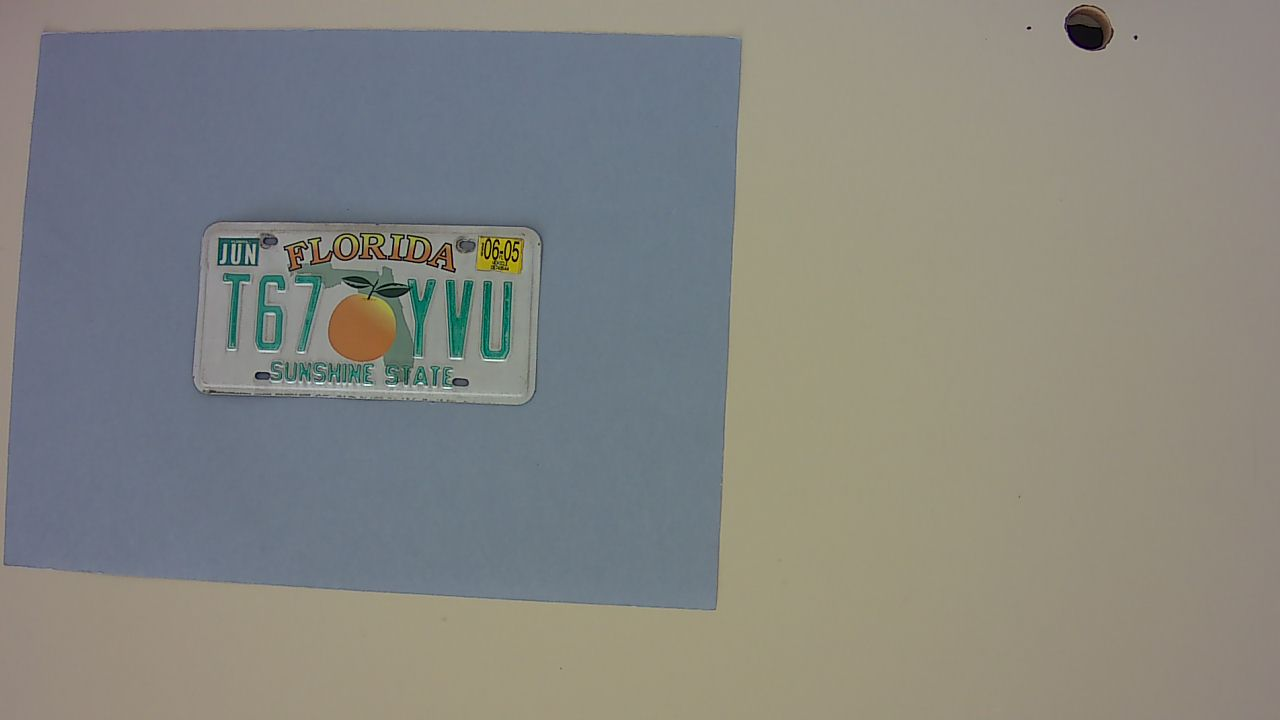
%> input picture images/problem1-1/afternoon/1432/T67YVU.png, 1280 x 720 px; its folder holds only this picture in this run
$ octave --eval "problem1;"   (GNU Octave 9; MATLAB toolbox functions it lacks are replaced by stand-ins)
%> lines starting %> are read from the running program, lines starting %| are printed output that depends on the picture; in (x1, y1, x2, y2) boxes, pixels count from 0 and x2, y2 are one past the last pixel; in counts of white or black regions, pixels touching at a corner belong together; the program's own positions count from 1
%> pass 2 of the loop in loadTemplates, `for i = 1:length(symbols)`:
function [] = problem1()
    % Carga la lista de ficheros de imágenes y las plantillas de caracteres
    filelist  = loadFiles();
    templates = loadTemplates();

    for i = 1:length(filelist)
        %% 1. Lectura de la imagen
        file = filelist(i);
        im   = imread(fullfile(file.folder, file.name));
%> im is the input picture: size 720x1280x3 uint8; mean R, G, B 133.2, 133.5, 127.9

        %% 2. Detección de la región de la matrícula
        % Devuelve la placa recortada y las imágenes en cada fase
        [imPlate, imOriginal, imMasked, imClean] = detectPlateRegion(im);
%> in colorFilter, `hsv     = rgb2hsv(im);`: hsv: size 720x1280x3 double; mean H, S, V 0.307, 0.178, 0.562
%> in colorFilter, `h = hsv(:,:,1)`:
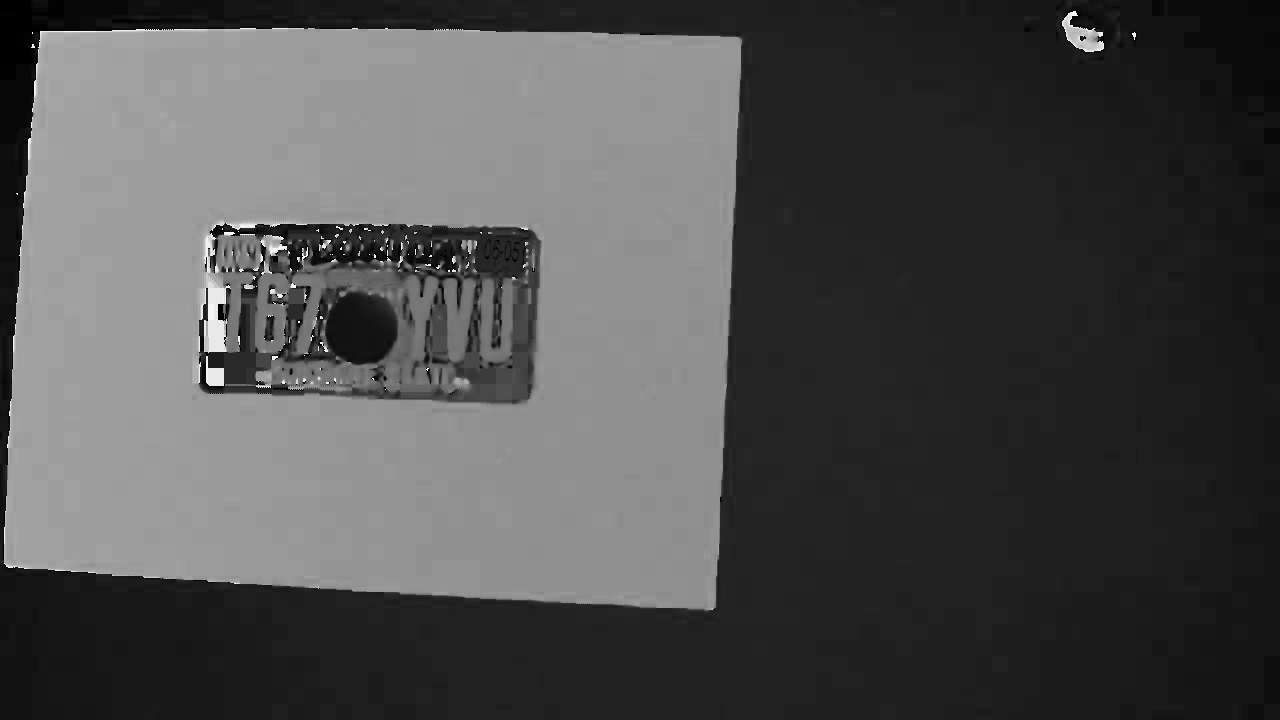
%> h: size 720x1280 double; min 0, max 0.996, mean 0.307
%> in colorFilter, `s = hsv(:,:,2)`:
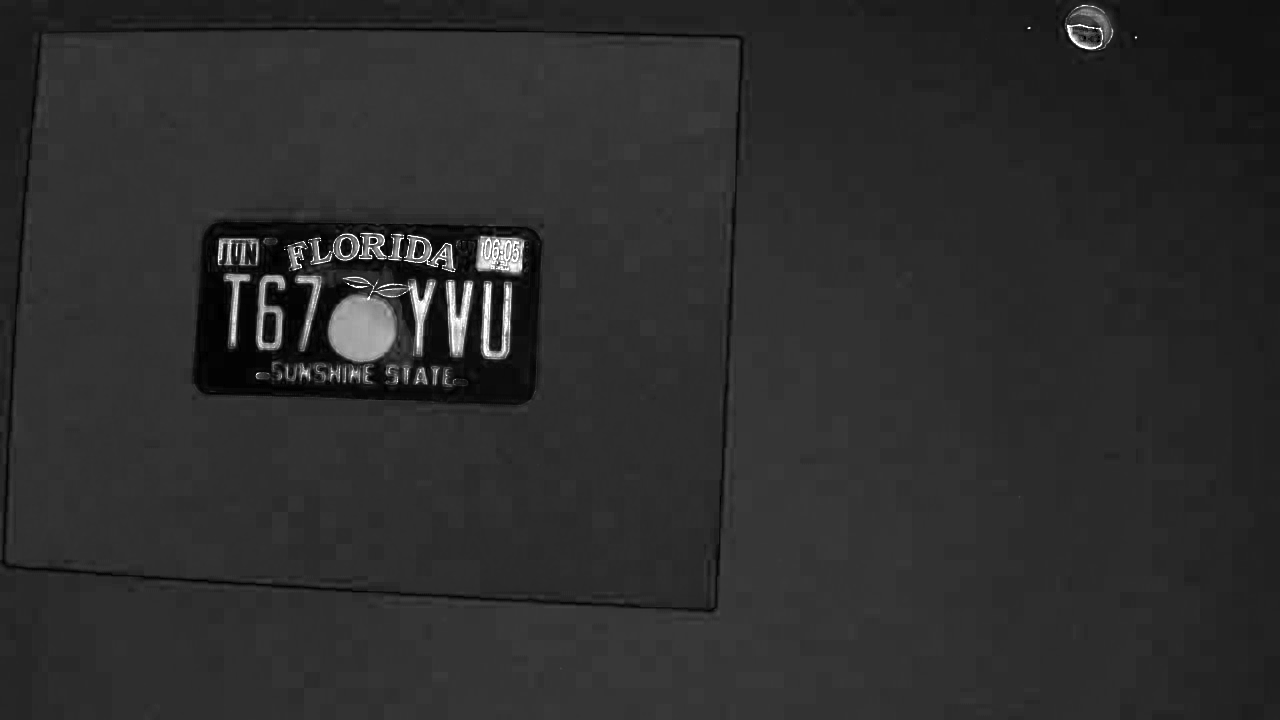
%> s: size 720x1280 double; min 0, max 1, mean 0.178
%> in colorFilter, `v = hsv(:,:,3)`:
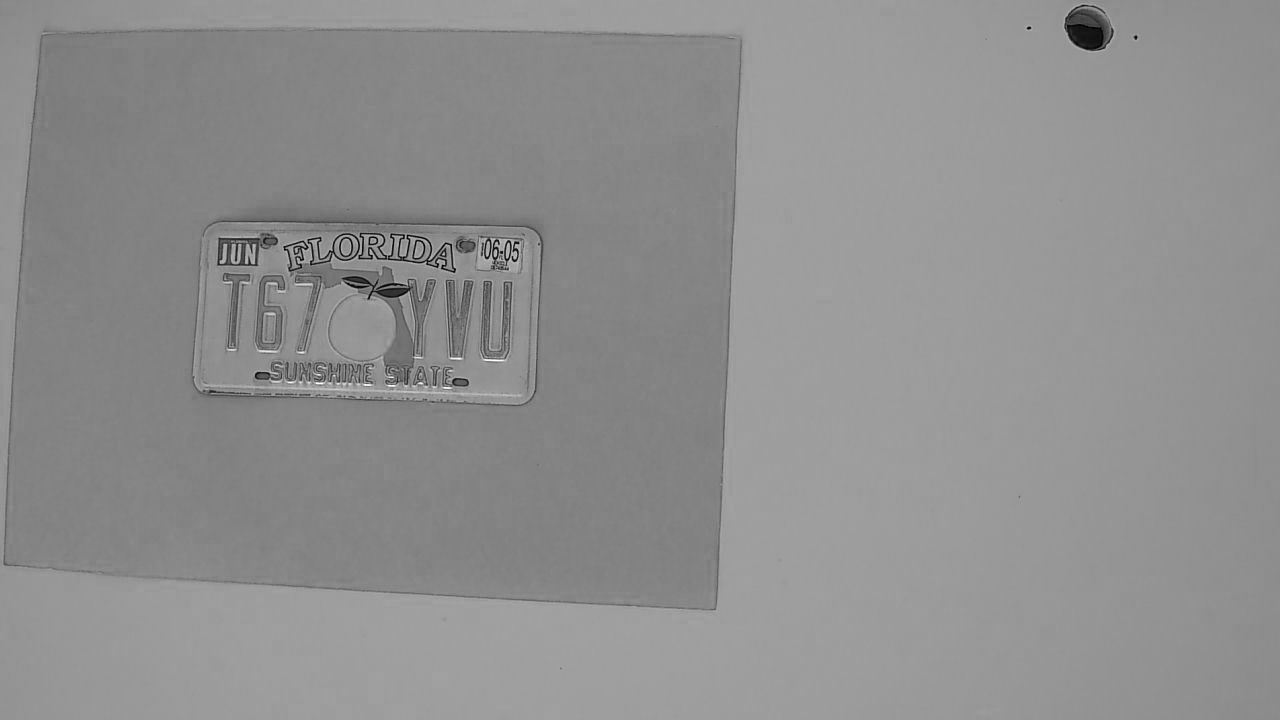
%> v: size 720x1280 double; min 0, max 1, mean 0.562
%> in colorFilter, `imMasked = (h >= hRange(1) & h <= hRange(2)) & (s >= sRange(1) & s <= ..`:
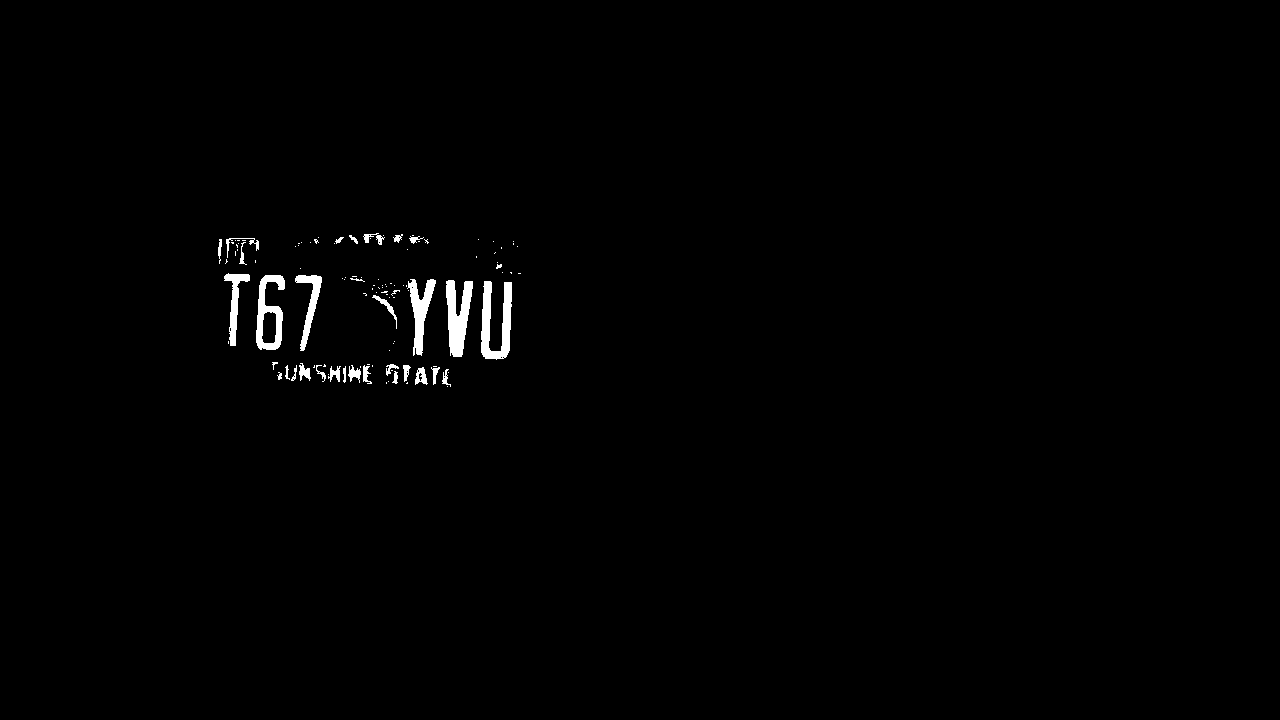
%> imMasked: size 720x1280 logical; 0.86% white; 112 white regions (80 under 20 px), largest, box (x1, y1, x2, y2) and area: (481, 281, 512, 360) 1343, (446, 280, 473, 357) 1291, (256, 275, 285, 350) 1059
%> in detectPlateRegion, `imClean = bwpropfilt(imMasked, 'Area', 6);`: imClean: size 720x1280 logical; 0.64% white; 6 white regions, box (x1, y1, x2, y2) and area: (481, 281, 512, 360) 1343, (446, 280, 473, 357) 1291, (256, 275, 285, 350) 1059, (407, 279, 436, 356) 948, (295, 275, 322, 351) 662, (224, 273, 250, 346) 620
%> in detectPlateRegion, `[rows, cols] = find(imClean);`: rows = 5923 values from 274 to 360; cols = 5923 values from 225 to 512
%> in detectPlateRegion, `rMin = min(rows)`: rMin = 274
%> in detectPlateRegion, `rMax = max(rows)`: rMax = 360
%> in detectPlateRegion, `cMin = min(cols)`: cMin = 225
%> in detectPlateRegion, `cMax = max(cols)`: cMax = 512
%> in detectPlateRegion, `imPlate = imClean(rMin:rMax, cMin:cMax);`:
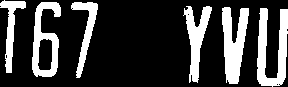
%> imPlate: size 87x288 logical; 23.6% white; 6 white regions

        %% 3. Segmentación de caracteres
        charList = segmentCharacters(imPlate);
%> in segmentCharacters, `cc     = bwconncomp(imPlate);`: cc = 6 connected components
%> in segmentCharacters, `props  = regionprops(cc, 'BoundingBox');`: props = 6 regions; box (x1, y1, x2, y2): (0, 0, 26, 73), (32, 2, 61, 77), (71, 2, 98, 78), (183, 6, 212, 83), (222, 7, 249, 84), (257, 8, 288, 87)
%> in segmentCharacters, `charList = cell(1, numel(props));`: charList = {[], [], [], [], [], []}
%> in segmentCharacters, `bboxes = reshape([props.BoundingBox], 4, [])';`: bboxes = [0.5 0.5 26 73; 32.5 2.5 29 75; 71.5 2.5 27 76; 183.5 6.5 29 77; 222.5 7.5 27 77; 257.5 8.5 31 79]
%> in segmentCharacters, `[~, idx] = sort(bboxes(:,1));`: idx = [1; 2; 3; 4; 5; 6]
%> the loop in segmentCharacters, `for i = 1:length(idx)` made 6 passes
%> bb on passes 1 to 6: [0.5 0.5 26 73], [32.5 2.5 29 75], [71.5 2.5 27 76], [183.5 6.5 29 77], [222.5 7.5 27 77], [257.5 8.5 31 79]
%> pass 1, in segmentCharacters, `imChar = imcrop(imPlate, bb);`:
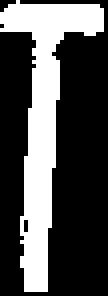
%> imChar: size 74x27 logical (shown 4 times larger); 31% white; 1 white region, box (x1, y1, x2, y2) and area: (0, 0, 26, 73) 620
%> after the loop in segmentCharacters, `for i = 1:length(idx)`: charList = 6 items
%> charList = 6 items

        %% 4. Reconocimiento de caracteres
        [plate, numValids] = recogniseCharacters(charList, file.name(1:6), templates);
%> in recogniseCharacters, `plate   = repmat('?', 1, length(charList));`: plate = '??????'
%> the loop in recogniseCharacters, `for j = 1:length(charList)` made 6 passes
%> after the loop in recogniseCharacters, `for j = 1:length(charList)`: nValids = 0
%> plate = '??????'; numValids = 0

        %% 5. Informe de resultados y guardado de imágenes
        fprintf('%s:\n\tDetected Plate: %s | Ground Truth: %s | Recognised: %d/%d\n', ...
                fullfile(file.folder, file.name), plate, file.name(1:6), numValids, length(plate));
%| images/problem1-1/afternoon/1432/T67YVU.png:
%| 	Detected Plate: ?????? | Ground Truth: T67YVU | Recognised: 0/6

        % Crear carpeta de salida según la franja horaria
        if(~isempty(plate))
            [~, time, ~] = fileparts(file.folder);
            outputDir = fullfile('figures', time);
            if ~exist(outputDir, 'dir')
                mkdir(outputDir);
            end

            % Guardar cada fase del procesamiento para análisis
            imwrite(imOriginal, fullfile(outputDir, [file.name '-Original.png']));
            imwrite(imMasked,   fullfile(outputDir, [file.name '-Masked.png']));
            imwrite(imClean,    fullfile(outputDir, [file.name '-Clean.png']));
            imwrite(imPlate,    fullfile(outputDir, [file.name '-Plate.png']));
            imwrite([charList{:}], fullfile(outputDir, [file.name '-Segmentation.png']));
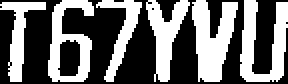
%> saved as T67YVU.png-Segmentation.png: size 42x144 logical (shown 2 times larger); 43.1% white; 6 white regions, box (x1, y1, x2, y2) and area: (96, 0, 119, 41) 584, (120, 0, 144, 41) 534, (24, 0, 47, 41) 463, (73, 0, 95, 41) 413, (0, 1, 23, 41) 313, (48, 0, 71, 41) 297
        end
    end
%> pass 2 of the loop in problem1, `for i = 1:length(filelist)`:
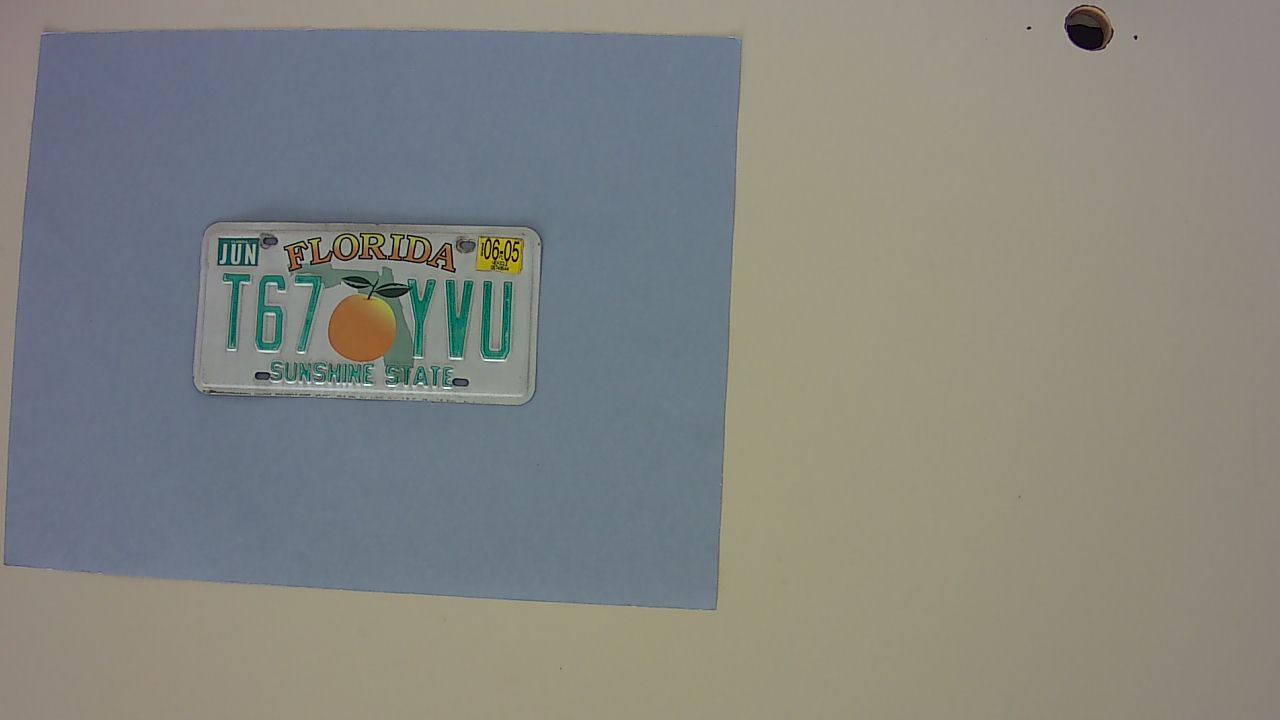
%> input picture images/problem1-1/afternoon/1702/T67YVU.png, 1280 x 720 px
%> in problem1, im is the input picture: size 720x1280x3 uint8; mean R, G, B 131.3, 132.8, 127.3
%> hsv: size 720x1280x3 double; mean H, S, V 0.308, 0.18, 0.557
%> in colorFilter (call 2), `imMasked = (h >= hRange(1) & h <= hRange(2)) & (s >= sRange(1) & s <= ..`:
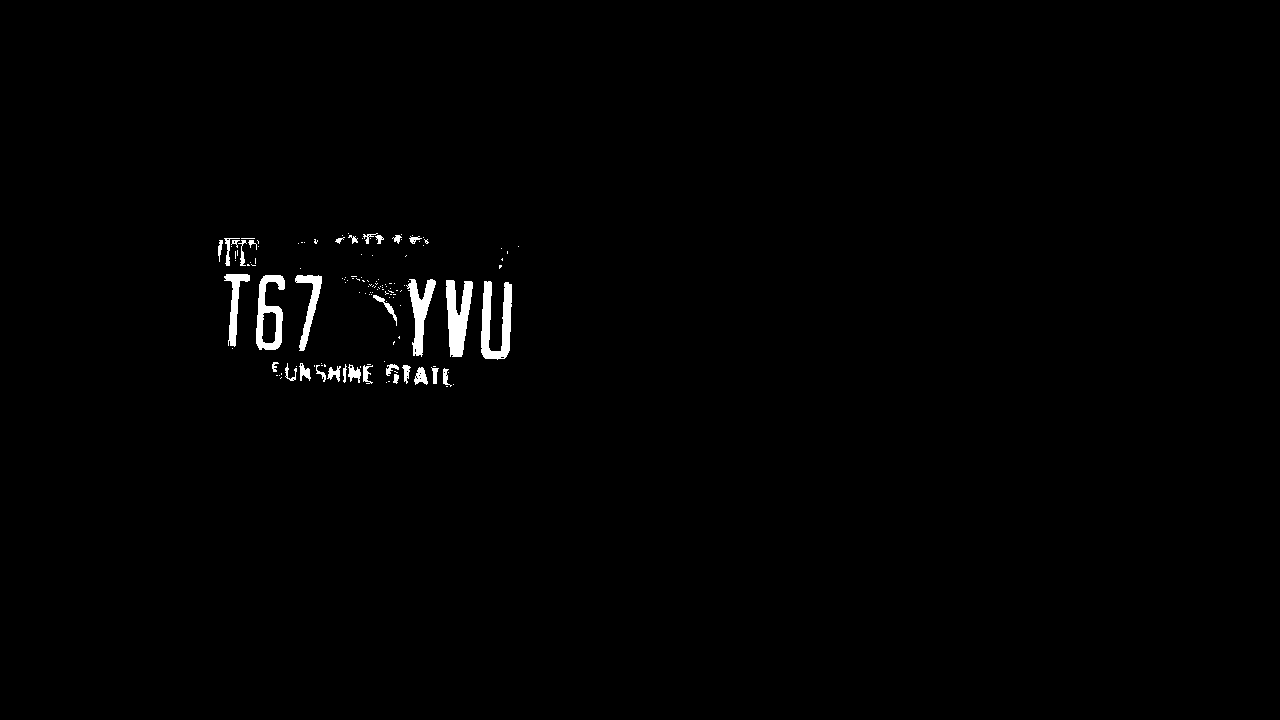
%> imMasked: size 720x1280 logical; 0.89% white; 136 white regions (104 under 20 px), largest, box (x1, y1, x2, y2) and area: (481, 281, 512, 360) 1343, (446, 280, 473, 357) 1314, (256, 275, 285, 350) 1076
%> imClean: size 720x1280 logical; 0.66% white; 6 white regions, box (x1, y1, x2, y2) and area: (481, 281, 512, 360) 1343, (446, 280, 473, 357) 1314, (256, 275, 285, 350) 1076, (406, 279, 436, 357) 973, (295, 275, 322, 351) 685, (224, 274, 250, 347) 649
%> imPlate: size 86x288 logical; 24.4% white; 6 white regions
%> props = 6 regions; box (x1, y1, x2, y2): (0, 0, 26, 73), (32, 1, 61, 76), (71, 1, 98, 77), (182, 5, 212, 83), (222, 6, 249, 83), (257, 7, 288, 86)
%> the loop in segmentCharacters (call 2), `for i = 1:length(idx)` made 6 passes
%> bb on passes 1 to 6: [0.5 0.5 26 73], [32.5 1.5 29 75], [71.5 1.5 27 76], [182.5 5.5 30 78], [222.5 6.5 27 77], [257.5 7.5 31 79]
%> the loop in recogniseCharacters (call 2), `for j = 1:length(charList)` made 6 passes
%| images/problem1-1/afternoon/1702/T67YVU.png:
%| 	Detected Plate: ?????? | Ground Truth: T67YVU | Recognised: 0/6
%> in problem1, `imwrite([charList{:}], fullfile(outputDir, [file.name '-Segmentation.p..`:
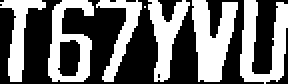
%> saved as T67YVU.png-Segmentation.png: size 42x144 logical (shown 2 times larger); 43.7% white; 7 white regions (1 under 20 px), largest, box (x1, y1, x2, y2) and area: (96, 0, 119, 41) 591, (120, 0, 144, 42) 538, (24, 0, 47, 41) 471, (74, 0, 95, 41) 395, (0, 0, 23, 41) 335, (48, 0, 71, 41) 309
end

function filelist = loadFiles()
    % Obtiene todos los archivos dentro de images/problem1-1 (subcarpetas incl.)
    filelist = dir(fullfile('images/problem1-1', '**', '*.*'));
    filelist = filelist(~[filelist.isdir]);  % Filtrar directorios
end

function [imPlate, imOriginal, imMasked, imClean] = detectPlateRegion(imOriginal)
    %% 1. Filtrado de color en HSV para aislar la cartulina
    imMasked = colorFilter(imOriginal, [60/360 180/360], [0.3 1], [0.2 0.68]);

    %% 2. Eliminar componentes muy pequeños (ruido)
    imClean = bwpropfilt(imMasked, 'Area', 6);

    %% 3. Recorte exacto de la placa usando bounding box
    [rows, cols] = find(imClean);
    rMin = min(rows); rMax = max(rows);
    cMin = min(cols); cMax = max(cols);
    imPlate = imClean(rMin:rMax, cMin:cMax);
end

function templates = loadTemplates()
    % Carga plantillas binarias (0-9, A-Z) redimensionadas a 42×24 px
    symbols    = ['0':'9' 'A':'Z'];
    templates.symbols = {};
    templates.images  = {};
    j = 1;
    for i = 1:length(symbols)
        imgPath = fullfile('templates/problem1-1', [symbols(i) '.png']);
        if isfile(imgPath)
            templates.symbols{j} = symbols(i);
            % Leer, binarizar y ajustar tamaño
            tpl = imresize(imread(imgPath), [42 24]);
            templates.images{j} = imbinarize(rgb2gray(tpl));
            j = j + 1;
        end
    end
end

function bestChar = matchCharacter(charImg, templates)
    % Compara un carácter con cada plantilla, eligiendo la de menor error
    bestScore = Inf;
    bestChar  = '?';
    for k = 1:length(templates.images)
        diff  = double(charImg(:)) - double(templates.images{k}(:));
        score = sum(diff .^ 2);
        if score < bestScore
            bestScore = score;
            bestChar  = templates.symbols{k};
        end
    end
end

function charList = segmentCharacters(imPlate)
    % Segmenta cada carácter mediante componentes conexos
    cc     = bwconncomp(imPlate);
    props  = regionprops(cc, 'BoundingBox');
    charList = cell(1, numel(props));
    % Ordenar por posición horizontal (x) para mantener el orden de lectura
    bboxes = reshape([props.BoundingBox], 4, [])';
    [~, idx] = sort(bboxes(:,1));
    for i = 1:length(idx)
        bb = props(idx(i)).BoundingBox;
        imChar = imcrop(imPlate, bb);
        % Redimensionar a tamaño fijo para el matching
        charList{i} = imresize(imChar, [42 24]);
    end
end

function [plate, nValids] = recogniseCharacters(charList, groundTruth, templates)
    % Reconoce cada carácter y cuenta los aciertos
    plate   = repmat('?', 1, length(charList));
    nValids = 0;
    for j = 1:length(charList)
        plate(j) = matchCharacter(charList{j}, templates);
        if plate(j) == groundTruth(j)
            nValids = nValids + 1;
        end
    end
end

function imMasked = colorFilter(im, hRange, sRange, vRange)
    % Filtrado en espacio HSV según rangos de H, S y V
    hsv     = rgb2hsv(im);
    h = hsv(:,:,1); s = hsv(:,:,2); v = hsv(:,:,3);
    imMasked = (h >= hRange(1) & h <= hRange(2)) & ...
               (s >= sRange(1) & s <= sRange(2)) & ...
               (v >= vRange(1) & v <= vRange(2));
end
